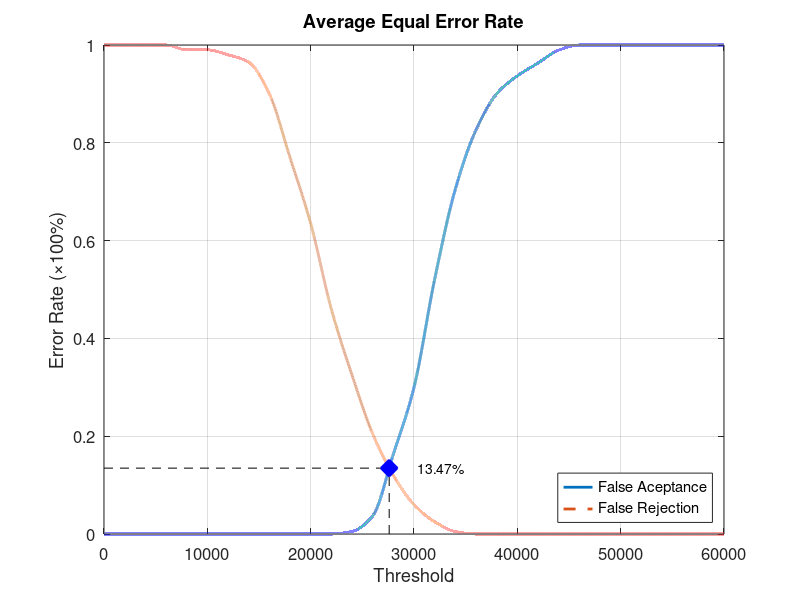
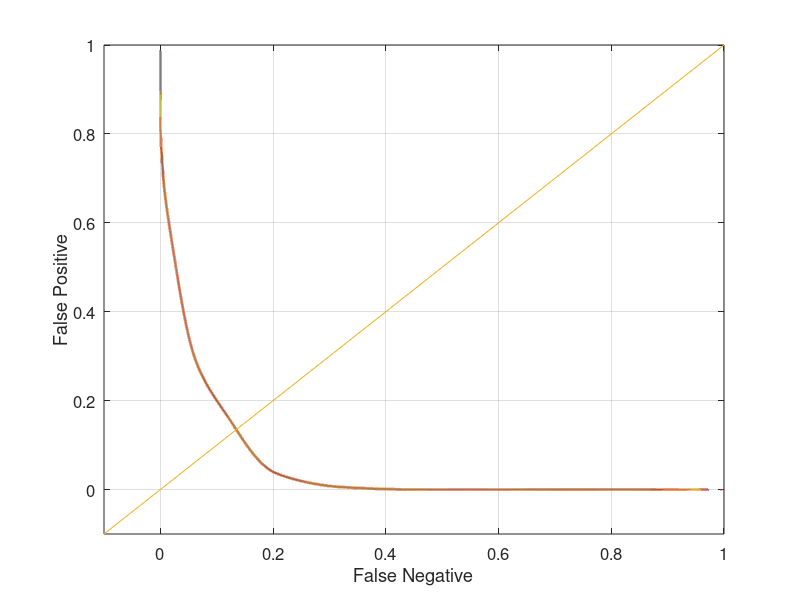

Here is the MATLAB script that generated these plots, in order:
function yEER = Database5_3
close all;
clear;
clc;
x = 0:2000:60000;
xq = 0:0.5:60000;

y0 = [0 0 0 0 0 0 0 0 0 0 0 0 0.00526316 0.0368421 0.163158 0.3 0.521053 0.705263 0.826316 0.9 0.936842 0.963158 0.989474 1 1 1 1 1 1 1 1];
yy0 = interp1(x, y0, xq, 'pchip');
y1 = [1 1 1 1 0.99 0.99 0.98 0.965 0.9 0.77 0.635 0.46 0.325 0.205 0.12 0.06 0.025 0.005 0 0 0 0 0 0 0 0 0 0 0 0 0];
yy1 = interp1(x, y1, xq, 'pchip');

% Calculating EER: 
y2 = abs(y0 - y1);
find(y2 == min(y2))
yy2 = abs(yy0 - yy1);
xEER = find(yy2 == min(yy2));
xEERIndex = xq(xEER) % X-axis EER
yEER = yy0(xEER) % Y-axis EER

main = figure
plot(xq, yy0,'-','LineWidth', 2);	hold on
plot(xq, yy1,'--','LineWidth', 2);	hold on
plot([xEERIndex xEERIndex], [0 yEER], 'k--');	hold on
plot([0 xEERIndex], [yEER yEER], 'k--');	hold on
plot(xEERIndex, yEER, 'bx', 'LineWidth', 10);	hold on
text(xEERIndex + 10 * xEERIndex / 100, yEER, [num2str(round((10000 * yEER)) / 100) '%'])
legend('False Aceptance', 'False Rejection', 'Location', 'SouthEast')
xlabel('Threshold')
ylabel('Error Rate (\times100%)')
title('Average Equal Error Rate')
set(gca, 'FontSize', 12)
axis([0 60000 0 1])
grid on

print(main, 'Database5_3Main', '-dpng');
FNRxFPR = figure('Color', [1 1 1]);
plot(yy1, yy0, '-', yy1, yy0, 'LineWidth', 2);
hold on
y = -0.1:0.1:1
plot(y, y); 
set(gca, 'FontSize', 12)
xlabel('False Negative')
ylabel('False Positive')
axis([-0.1 1 -0.1 1])
set(gca, 'FontSize', 12)
grid on

print(FNRxFPR, 'Database5_3FNRxFPR','-dpng');
end
